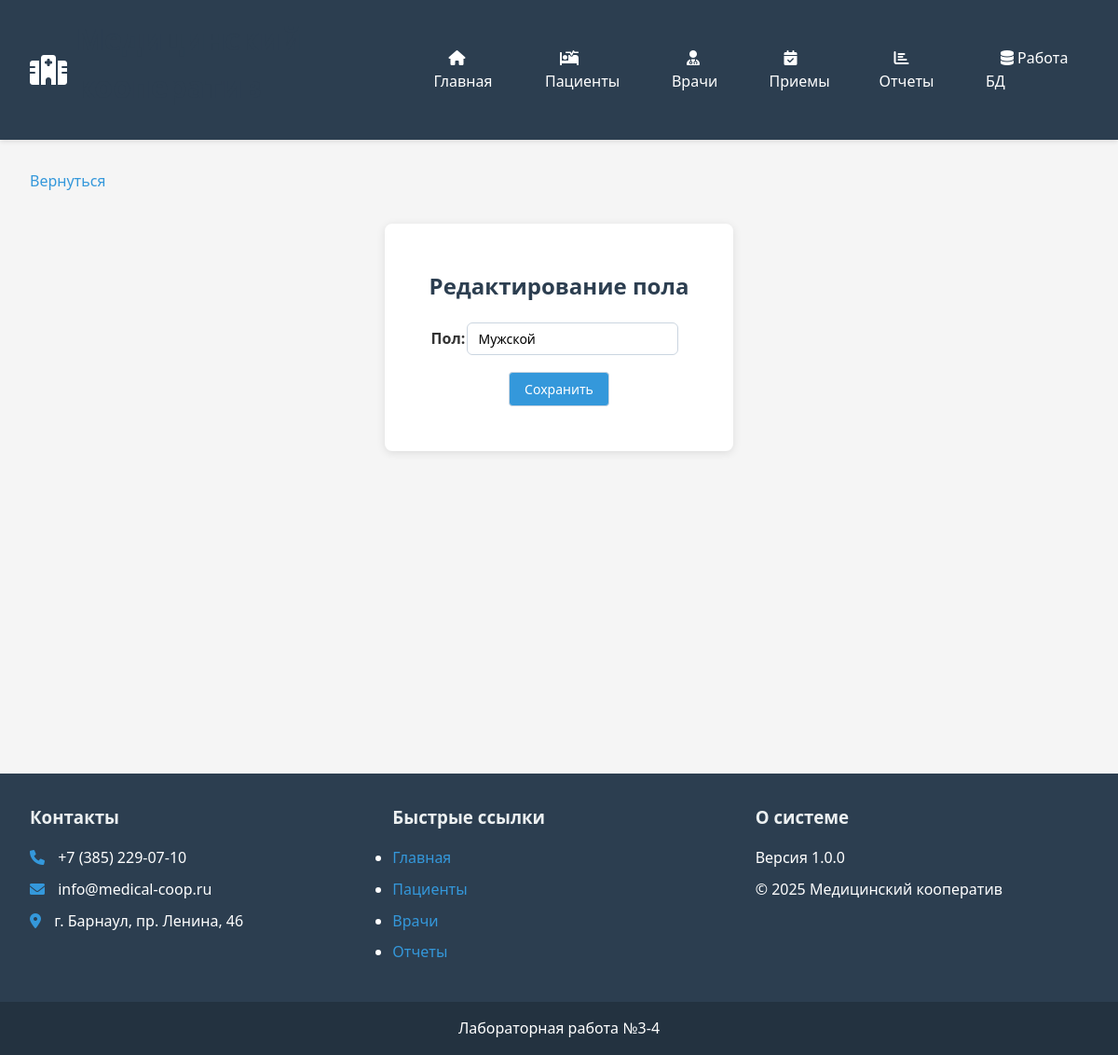
The app's page /pages/gender/gender_update.php?id=1, older data.
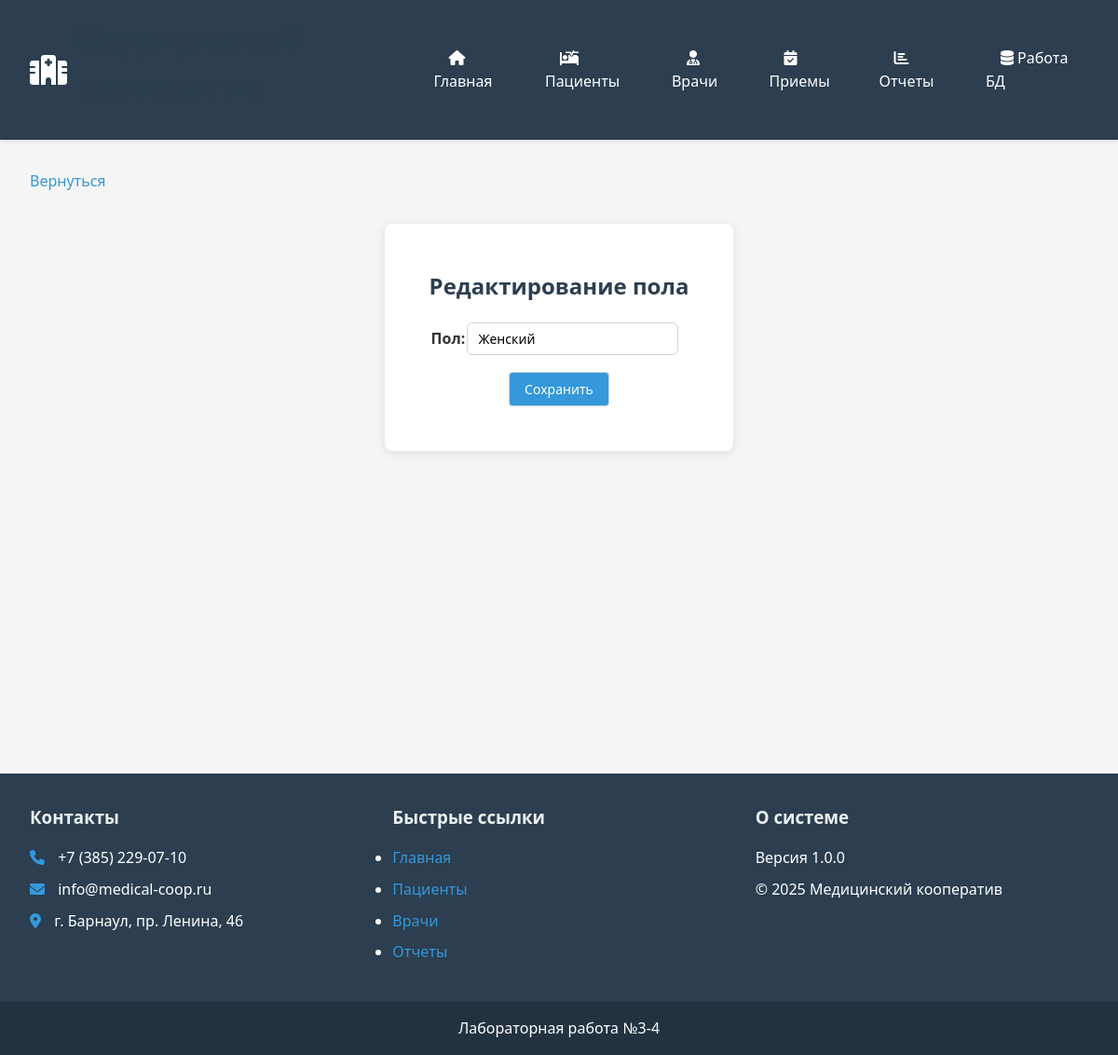
The same page, newer data.
### tables this page shows
CREATE TABLE `gender` (
  `id` int(11) NOT NULL,
  `gen` varchar(50) DEFAULT NULL
);

### pages/gender/gender_update.php (the view, shortened to what this page needs)
<?php
require_once '../../includes/header.php';
require_once '../../includes/config.php';
$id = $_GET['id'];
$result = $conn->query("SELECT * FROM gender WHERE id = $id");
$row = $result->fetch_assoc();
?>
<a class="button_a" href="pages/gender/gender.php">Вернуться</a>
<div class="main-interaction_block">
    <div class="interaction_block">
        <h2>Редактирование пола</h2>
        <form name="form1" method="post" action="pages/gender/gender_update_post.php">
            <table>
                <tr>
                    <td><strong>Пол:</strong></td>
                    <td><input name="gen" type="text" value="<?= htmlspecialchars($row['gen']) ?>" required></td>
                </tr>
            </table>
            <input type="submit" name="submit" value="Сохранить" class="btn">
        </form>
    </div>
</div>
<?php
require_once '../../includes/footer.php';
?>

Row changes from the older to the newer data that the page shows:
changed gender: gen "Мужской" → "Женский"
